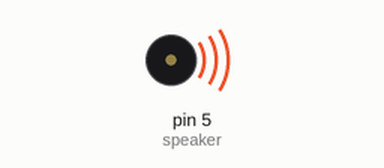
This sketch was run on a simulated Arduino Uno, built with avr-gcc and run on an emulated ATmega328P. Parts: buzzer (waves = sounding).

Above: at 0.5 s.
At 3.5 s:
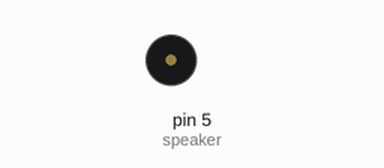
Timing chart, 0 to 5.2 s (numbered marks = the images above):
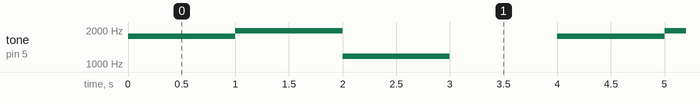

Measured:
- by itself, tone on pin 5 (speaker): repeats every 4.0 s: 1976 Hz 1.0 s, 1175 Hz 1.0 s, silent 1.0 s, 1760 Hz 1.0 s

The sketch:

music_output_example.ino
```cpp
int speaker = 5;   //make sure this matches the pin of your speaker

//music notes. Arduino reads pitch as frequencies in hertz.
//The following list of variables lets us use letter names of the
//notes instead of the frequencies.
int C = 1046;
int D = 1175;
int E = 1319;
int F = 1397;
int G = 1568;
int A = 1760;
int B = 1976;
int C1 = 2093;

void setup() {
  // put your setup code here, to run once:
  pinMode(speaker, OUTPUT);  //sets up the speaker as an output
}

void loop() {
  // put your main code here, to run repeatedly:
    tone(speaker, A);
    delay(1000);
    tone(speaker, B);
    delay(1000);
    tone(speaker, D);
    delay(1000);
    noTone(speaker);
    delay(1000);
  }
```
